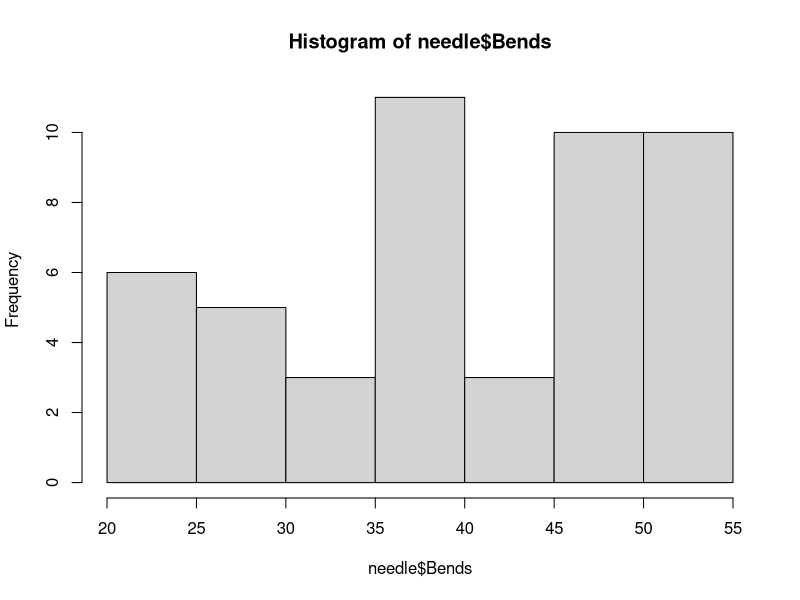
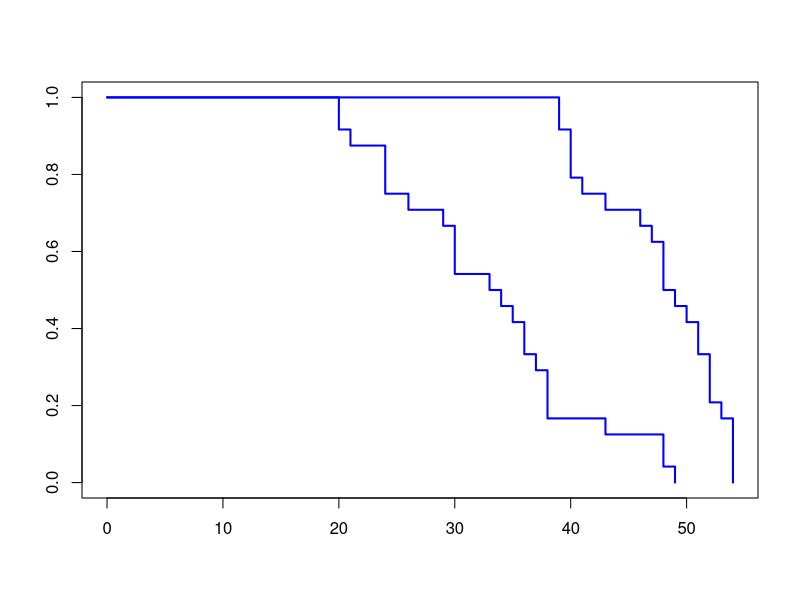

The R source for these figures, in order: (Note: this script raises an error after producing the figures.)
needle = read.csv("CSVforSurvivalAnalysis.csv")
head

hist(needle$Bends)
dim(needle)

library(survival)
kp_model = survfit(Surv(Bends) ~ Gender, data = needle)


plot(kp_model, lwd = 2, conf.int = FALSE, col = "blue")
lines(kp_model2alt, col = "blue", lwd = 2, conf.int = FALSE)
text(1000, 0.5, "Standard Model", col = "black")
text(500, 0.1, "Left-truncated Model", col = "blue")

fit1 = coxph(Surv(Bends)~ Gender ,
      data=needle)

plot(survfit(Surv(Bends)~Gender, data=needle),
     col=c('red','blue'), 
     xlab = "Bends", 
     ylab = "Risk", main = "Bends Until Failure", 
     ylim = c(0,1))
text(25,0.5, "Male",col = "blue")
text(45,0.9, "Female",col = "red")

library(survminer)

fit1 = coxph(Surv(Bends)~ Gender + Lot,
             data=needle)

fit <- survfit(Surv(Bends)~ Gender, data = needle)

survminer::ggsurvplot(survfit(fit1), data = needle)

ggsurvplot(
  fit,
  data = needle,
  size = 1,                 # change line size
  palette =
    c("#E7B800", "#2E9FDF"),# custom color palettes
  conf.int = TRUE,          # Add confidence interval
  #pval = TRUE,              # Add p-value
  risk.table = FALSE,        # Add risk table
  risk.table.col = "Gender",# Risk table color by groups
  legend.labs =
    c("Female", "Male"), 
  legend = "bottom", # Change legend labels
  risk.table.height = 0.25, # Useful to change when you have multiple groups
  ggtheme = theme_bw() ,
  xlim = c(0,55)# Change ggplot2 theme
)

fit1 <- survfit(Surv(Bends)~ 1, data = needle)

ggsurvplot(
  fit1,
  data = needle,
  size = 1,                 # change line size
  palette =
    c("#2E9FDF"),           # custom color palettes
  conf.int = TRUE,          # Add confidence interval
  #pval = TRUE,              # Add p-value
  risk.table = FALSE,        # Add risk table

  legend = "none", # Change legend labels
  risk.table.height = 0.25, # Useful to change when you have multiple groups
  ggtheme = theme_bw() ,
  xlim = c(0,55)# Change ggplot2 theme
)

plot(survfit(Surv(Bends)~Lot, data=needle),
     col=c('red','blue'), 
     xlab = "Bends", 
     ylab = "Risk", main = "Bends Until Failure", 
     ylim = c(0,1))
text(25,0.5, "Lot 1",col = "blue")
text(40,0.95, "Lot 2",col = "red")


fit1 = coxph(Surv(Bends)~ 1,
             data=needle)




mu=8
mu0=6
sd=3
alpha=0.05
beta=0.01
(n=(sd*(qnorm(1-alpha)+qnorm(1-beta))/(mu-mu0))^2)
ceiling(n)

#To have 99% power and detect a difference of at least 2 with sd = 3, we need 36 samples

t.test(needle$Bends, mu = 6, alternative = "greater")

qnorm(0.01, mean = mean(needle$Bends[needle$Gender == "Standard"]), 
      sd = sd(needle$Bends[needle$Gender == "Standard"]))

qnorm(0.01, mean = mean(needle$Bends[needle$Gender == "Female"]), 
      sd = sd(needle$Bends[needle$Gender == "Female"]))

qnorm(0.0001, mean = mean(needle$Bends), 
      sd = sd(needle$Bends))

xseq = seq(0,60, by = 1)
curve(dnorm(x, mean = mean(needle$Bends), sd = sd(needle$Bends)), from = 0, to = 80,
      ylab = "Probability", 
      xlab = "Number of Bends", 
      main = "At least 16 breaks with 99% confidence")
abline(v = 8, col = "red", lty = 2)
abline(h = 0)
text(10,0.02, "99th \npercentile")

summary(fit1)
predict(fit1, newdata = data.frame(Bends = 2))



#create plot of probability mass function
plot(xseq, dpois(xseq, lambda=mean(needle$Bends)), type='h',
     ylab = "Probability", 
     xlab = "Number of Bends", 
     main = "At least 19 breaks with 99.99% confidence")
abline(v = 19, col = "red", lty = 2)
abline(h = 0)
text(10,0.02, "99.99 \npercentile", col = "red")

qpois(0.0001, lambda = mean(needle$Bends))

plot(density(needle$Bends), xlim = c(0,60))





### Bootstrap
hist(needle$Bends, breaks = 20)
sample(1:48, 30, replace = TRUE)
model = survreg(Surv(Bends) ~ 1, data = needle, dist = "exponential")
model$scale
model$terms
curve(dexp(x, rate = 1/scale), from = 0, to = 60)





tmp.coef <- summary(fit1)$table[,1]

fitc <- coxph(Surv(Bends) ~ 1,
              data=needle)
summary(fitc)


plot(survfit(Surv(Bends)~1, data=needle),
     col=c('red','blue'), 
     xlab = "Bends", 
     ylab = "Risk", main = "Bends Until Failure", 
     ylim = c(0,1))
text(25,0.5, "Male",col = "blue")
text(45,0.9, "Female",col = "red")



curve(pweibull(x, exp(-tmp.coef[2]), exp(tmp.coef[1]), lower=FALSE),
      add=TRUE, col='purple', lty=3, lwd = 3)
mean(needle$Bends)

qt(0.01, mean = mean(needle$Bends), sd = sd(needle$Bends))

mins = rep(NA, 1000)
for(i in 1:1000){
  samp = sample(1:48, 30, replace = TRUE)
  train = needle[samp,]
  fit1 = survreg(Surv(Bends) ~ 1, train, dist='weibull')
  tmp.coef <- summary(fit1)$table[,1]
  
  draws = rweibull(1, exp(-tmp.coef[2]), exp(tmp.coef[1]))

  mins[i] = min(draws)
}

plot(density(mins))

quantile(mins, 0.001)

df = 100
xbar = mean(mins)
zalpha = qt(0.975, df = df-1)
s2 = sum((mins - xbar)^2)/(df-1)
xbar + zalpha*s2/sqrt(df)
xbar - zalpha*s2/sqrt(df)

